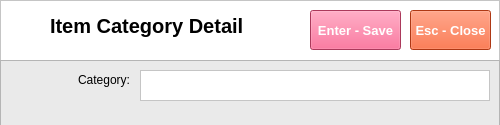
<?xml version="1.0" encoding="UTF-8"?>
<ui version="4.0">
 <class>Form</class>
 <widget class="QWidget" name="Form">
  <property name="geometry">
   <rect>
    <x>0</x>
    <y>0</y>
    <width>500</width>
    <height>125</height>
   </rect>
  </property>
  <property name="windowTitle">
   <string>Form</string>
  </property>
  <widget class="QFrame" name="frame">
   <property name="geometry">
    <rect>
     <x>0</x>
     <y>0</y>
     <width>500</width>
     <height>61</height>
    </rect>
   </property>
   <property name="styleSheet">
    <string notr="true">background-color: rgb(255, 255, 255);</string>
   </property>
   <property name="frameShape">
    <enum>QFrame::StyledPanel</enum>
   </property>
   <property name="frameShadow">
    <enum>QFrame::Raised</enum>
   </property>
   <widget class="QLabel" name="label">
    <property name="geometry">
     <rect>
      <x>10</x>
      <y>10</y>
      <width>35</width>
      <height>35</height>
     </rect>
    </property>
    <property name="text">
     <string/>
    </property>
    <property name="pixmap">
     <pixmap>../../Documents/GitHub/python-pos/img/System Tables.png</pixmap>
    </property>
    <property name="scaledContents">
     <bool>true</bool>
    </property>
   </widget>
   <widget class="QLabel" name="lblItemCategoryDetail">
    <property name="geometry">
     <rect>
      <x>50</x>
      <y>10</y>
      <width>210</width>
      <height>31</height>
     </rect>
    </property>
    <property name="font">
     <font>
      <family>Segoe UI</family>
      <pointsize>15</pointsize>
      <weight>75</weight>
      <bold>true</bold>
     </font>
    </property>
    <property name="text">
     <string>Item Category Detail</string>
    </property>
   </widget>
   <widget class="QPushButton" name="btnSave">
    <property name="geometry">
     <rect>
      <x>310</x>
      <y>10</y>
      <width>91</width>
      <height>40</height>
     </rect>
    </property>
    <property name="font">
     <font>
      <family>Segoe UI</family>
      <pointsize>10</pointsize>
      <weight>75</weight>
      <bold>true</bold>
     </font>
    </property>
    <property name="styleSheet">
     <string notr="true">background-color: rgb(240, 80, 128);
color: rgb(255, 255, 255);</string>
    </property>
    <property name="text">
     <string>Enter - Save</string>
    </property>
   </widget>
   <widget class="QPushButton" name="btnClose">
    <property name="geometry">
     <rect>
      <x>410</x>
      <y>10</y>
      <width>81</width>
      <height>40</height>
     </rect>
    </property>
    <property name="font">
     <font>
      <family>Segoe UI</family>
      <pointsize>10</pointsize>
      <weight>75</weight>
      <bold>true</bold>
     </font>
    </property>
    <property name="styleSheet">
     <string notr="true">background-color: rgb(243, 79, 28);
color: rgb(255, 255, 255);</string>
    </property>
    <property name="text">
     <string>Esc - Close</string>
    </property>
   </widget>
  </widget>
  <widget class="QFrame" name="frame_2">
   <property name="geometry">
    <rect>
     <x>0</x>
     <y>60</y>
     <width>500</width>
     <height>190</height>
    </rect>
   </property>
   <property name="styleSheet">
    <string notr="true">background-color: rgb(234, 234, 234);</string>
   </property>
   <property name="frameShape">
    <enum>QFrame::StyledPanel</enum>
   </property>
   <property name="frameShadow">
    <enum>QFrame::Raised</enum>
   </property>
   <widget class="QTextEdit" name="txtCategory">
    <property name="geometry">
     <rect>
      <x>140</x>
      <y>10</y>
      <width>350</width>
      <height>31</height>
     </rect>
    </property>
    <property name="styleSheet">
     <string notr="true">background-color: rgb(255, 255, 255);
color: rgb(0, 0, 0);</string>
    </property>
   </widget>
   <widget class="QLabel" name="lblCategory">
    <property name="geometry">
     <rect>
      <x>10</x>
      <y>10</y>
      <width>120</width>
      <height>20</height>
     </rect>
    </property>
    <property name="font">
     <font>
      <family>Segoe UI</family>
      <pointsize>9</pointsize>
     </font>
    </property>
    <property name="text">
     <string>Category:</string>
    </property>
    <property name="alignment">
     <set>Qt::AlignRight|Qt::AlignTrailing|Qt::AlignVCenter</set>
    </property>
   </widget>
  </widget>
 </widget>
 <resources/>
 <connections/>
</ui>
